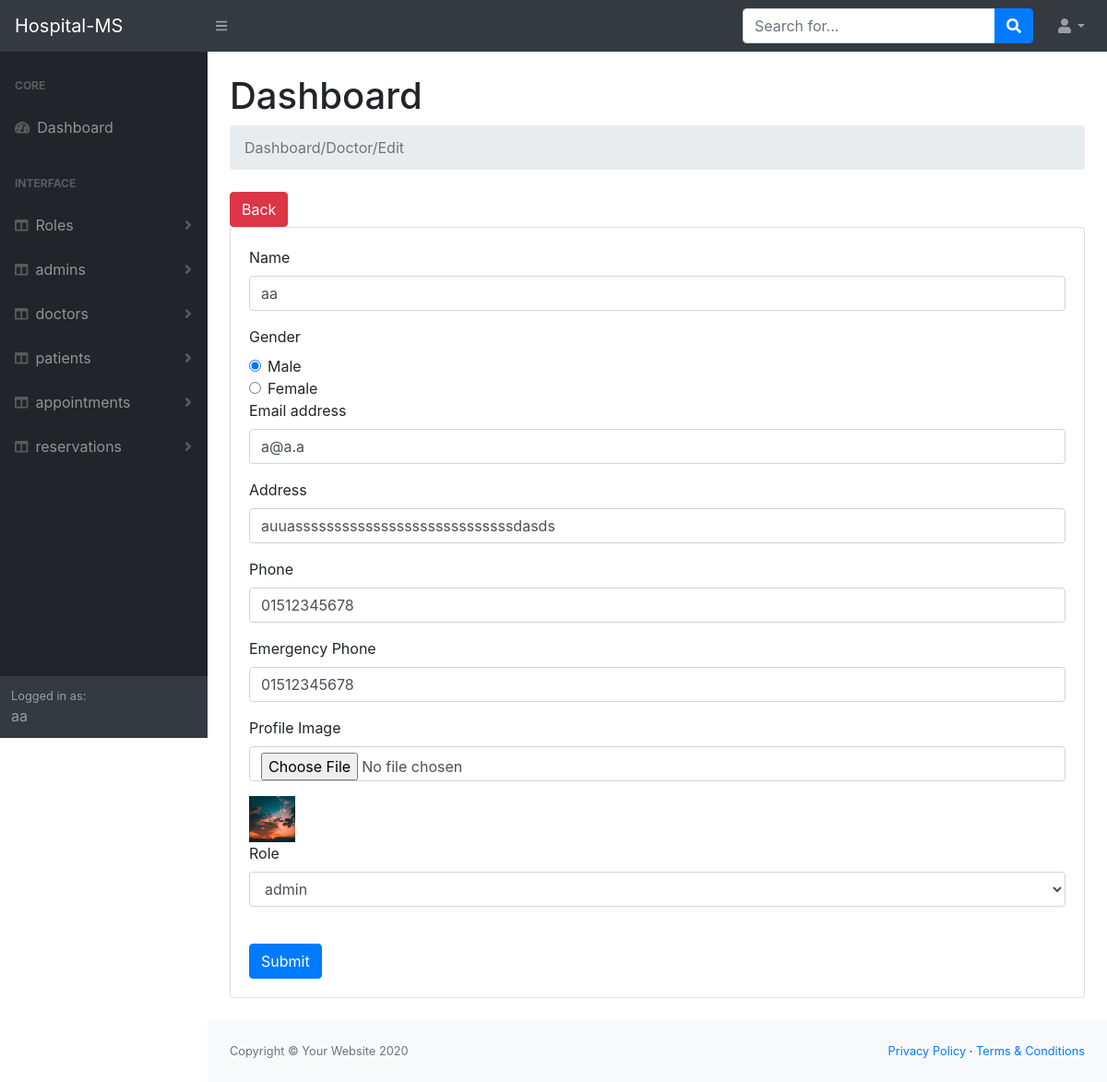
/Admin/admins/edit.php?id=19 (signed in), run on the app's committed database.
### tables this page shows
CREATE TABLE `users`
(
    `id`             tinyint(4) NOT NULL,
    `name`           char(150) NOT NULL,
    `gender`         tinyint(1) NOT NULL COMMENT '"1 for male, 2 for female" ',
    `email`          char(100) NOT NULL,
    `password`       char(100) NOT NULL,
    `address`        char(150) NOT NULL,
    `phone`          char(11)  NOT NULL,
    `emergencyPhone` char(11)  NOT NULL,
    `image`          char(150) DEFAULT NULL,
    `role_id`        tinyint(100) NOT NULL
);

### Admin/admins/edit.php (the view, shortened to what this page needs)
<?php
require '../helpers/dbConnection.php';
$id = $_GET['id'];
$sql = "select * from roles where id = 1";
$RoleOp = mysqli_query($con, $sql);
$sql = "select * from users where id = '$id' and role_id = 1";
$op = mysqli_query($con, $sql);
if (mysqli_num_rows($op) == 1) {
    $UserData = mysqli_fetch_assoc($op);
} else {
    $_SESSION['Message'] = ["Message" => "Invalid Id"];
    header("Location: index.php");
    exit();
}
require '../layouts/header.php';
require '../layouts/nav.php';
require '../layouts/sidNav.php';
?>
<main>
    <div class="container-fluid">
        <h1 class="mt-4">Dashboard</h1>
        <ol class="breadcrumb mb-4">
            <li class="breadcrumb-item active">Dashboard/Doctor/Edit</li>
            <?php
            echo '<br>';
            ?>
        </ol>
        <a href='index.php'
           class='btn btn-danger m-r-1em'>Back</a>
        <div class="card mb-4">
            <div class="card-body">
                <form action="edit.php?id=<?php echo($UserData['id']); ?>" method="post"
                      enctype="multipart/form-data">
                    <div class="form-group">
                        <label for="exampleInputName">Name</label>
                        <input type="text" class="form-control" id="exampleInputName" name="name"
                               aria-describedby="" value="<?php echo $UserData['name']; ?>">
                    </div>
                    <label for="gender">Gender</label>
                    <div class="form-check">
                        <input class="form-check-input" type="radio" name="gender"
                               value="male" <?php if ($UserData['gender'] == "1") {
                            echo 'checked';
                        } ?>>
                        <label class="form-check-label" for="male">
                            Male
                        </label>
                    </div>
                    <div class="form-check">
                        <input class="form-check-input" type="radio" name="gender"
                               value="female" <?php if ($UserData['gender'] == "2") {
                            echo 'checked';
                        } ?>>
                        <label class="form-check-label" for="female">
                            Female
                        </label>
                    </div>
                    <div class="form-group">
                        <label for="exampleInputEmail">Email address</label>
                        <input type="email" class="form-control" id="exampleInputEmail1" name="email"
                               aria-describedby="emailHelp"
                               value="<?php echo $UserData['email']; ?>">
                    </div>
                    <div class="form-group">
                        <label for="address">Address</label>
                        <input type="text" class="form-control" id="address" name="address"
                               value="<?php echo $UserData['address']; ?>">
                    </div>
                    <div class="form-group">
                        <label for="phone">Phone</label>
                        <input type="number" class="form-control" id="phone" name="phone"
                               value="<?php echo $UserData['phone']; ?>">
                    </div>
                    <div class="form-group">
                        <label for="emergencyPhone">Emergency Phone</label>
                        <input type="number" class="form-control" id="emergencyPhone" name="emergencyPhone"
                               value="<?php echo $UserData['emergencyPhone']; ?>">
                    </div>
                    <div class="form-group">
                        <label for="image">Profile Image</label>
                        <input type="file" class="form-control" id="image" name="image">
                    </div>
                    <img src="./uploads/<?php echo $UserData['image']; ?>" alt="" height="50px" width="50px"> <br>
                    <div class="form-group">
                        <label for="exampleInputPassword">Role</label>
                        <select class="form-control" id="exampleInputPassword1" name="role_id">
                            <?php
                            while ($data = mysqli_fetch_assoc($RoleOp)) {
                                ?>
                                <option value="<?php echo $data['id']; ?>" <?php if ($data['id'] == $data['title']) {
                                    echo 'selected';
                                } ?>><?php echo $data['title']; ?></option>
                            <?php }
                            ?>
                        </select>
                    </div>
                    <br>
                    <button type="submit" class="btn btn-primary">Submit</button>
                </form>
            </div>
        </div>
    </div>
</main>
<?php
require '../layouts/footer.php';
?>

### data on the page
users: name "aa", gender "☑", email "a@a.a", address "auuassssssssssssssssssssssssssssdasds", phone "01512345678", emergencyPhone "01512345678", image (picture)

### other printed values
$module "Roles"
$module "admins"
$module "doctors"
$module "patients"
$module "appointments"
$module "reservations"
$_SESSION['user']['name'] "aa"
form field role_id "admin"
